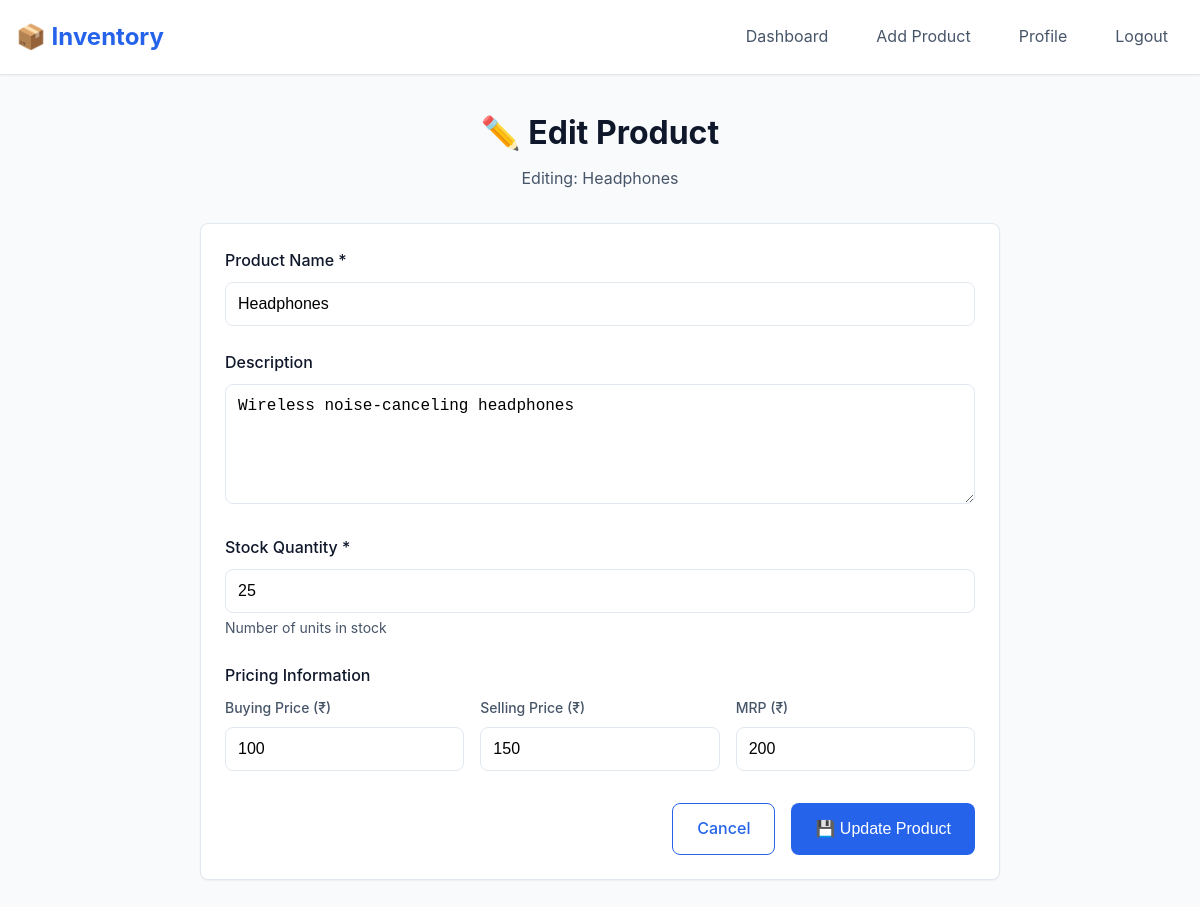
Screenshot of /inventory/product/3/edit (signed in) with the database file from the repository.
### tables this page shows
CREATE TABLE products (
                id INTEGER PRIMARY KEY AUTOINCREMENT,
                user_id INTEGER NOT NULL,
                name TEXT NOT NULL,
                description TEXT,
                quantity INTEGER DEFAULT 0,
                created_at TIMESTAMP DEFAULT CURRENT_TIMESTAMP,
                updated_at TIMESTAMP DEFAULT CURRENT_TIMESTAMP,
                FOREIGN KEY (user_id) REFERENCES users (id) ON DELETE CASCADE
            );

CREATE TABLE product_pricing (
                id INTEGER PRIMARY KEY AUTOINCREMENT,
                product_id INTEGER UNIQUE NOT NULL,
                buying_price DECIMAL(10,2),
                selling_price DECIMAL(10,2),
                mrp DECIMAL(10,2),
                updated_at TIMESTAMP DEFAULT CURRENT_TIMESTAMP,
                FOREIGN KEY (product_id) REFERENCES products (id) ON DELETE CASCADE
            );

### routes/inventory.py (the view, shortened to what this page needs)
@inventory_bp.route('/product/<int:product_id>/edit', methods=['GET', 'POST'])
@login_required
def edit_product(product_id):
    try:
        product = Product.get_by_id(product_id, current_app.config['DATABASE_PATH'])
        if not product or product.user_id != current_user.id:
            flash('Product not found.', 'error')
            return redirect(url_for('inventory.dashboard'))
        product_dict = product.to_dict(database_path=current_app.config['DATABASE_PATH'])
        return render_template('inventory/product_form.html', product=product_dict, edit_mode=True)
    except Exception as e:
        flash('Error editing product. Please try again.', 'error')
        print(f"Product edit error: {e}")
        return redirect(url_for('inventory.dashboard'))

### database.py (called while the page is built)
def get_db_connection(database_path='inventory.db'):
    conn = sqlite3.connect(database_path)
    conn.row_factory = sqlite3.Row  # Enable column access by name
    conn.execute('PRAGMA foreign_keys = ON')
    conn.execute('PRAGMA journal_mode = WAL')
    return conn

### models/product.py (called while the page is built)
    @staticmethod
    def get_by_id(product_id, database_path='inventory.db'):
        conn = get_db_connection(database_path)
        try:
            product_data = conn.execute('''
                SELECT id, user_id, name, description, quantity, created_at, updated_at
                FROM products
                WHERE id = ?
            ''', (product_id,)).fetchone()
            if product_data:
                return Product(
                    id=product_data['id'],
                    user_id=product_data['user_id'],
                    name=product_data['name'],
                    description=product_data['description'],
                    quantity=product_data['quantity'],
                    created_at=product_data['created_at'],
                    updated_at=product_data['updated_at']
                )
            return None
        finally:
            conn.close()

    def get_pricing(self, database_path='inventory.db'):
        conn = get_db_connection(database_path)
        try:
            pricing_data = conn.execute('''
                SELECT buying_price, selling_price, mrp, updated_at
                FROM product_pricing
                WHERE product_id = ?
            ''', (self.id,)).fetchone()
            return dict(pricing_data) if pricing_data else None
        finally:
            conn.close()

    def get_images(self, database_path='inventory.db'):
        conn = get_db_connection(database_path)
        try:
            images = conn.execute('''
                SELECT id, filename, original_name, upload_date
                FROM product_images
                WHERE product_id = ?
                ORDER BY upload_date ASC
            ''', (self.id,)).fetchall()
            return [dict(img) for img in images]
        finally:
            conn.close()

### templates/inventory/product_form.html (shortened to what this page needs)
{% extends "base.html" %}
{% block content %}
<div style="max-width: 800px; margin: 0 auto;">
    <div style="margin-bottom: 2rem; text-align: center;">
        <h1 style="margin: 0; color: var(--text-primary);">
            {% if edit_mode %}
                ✏️ Edit Product
            {% else %}
                ➕ Add New Product
            {% endif %}
        </h1>
        {% if edit_mode and product %}
            <p style="margin: 0.5rem 0 0 0; color: var(--text-secondary);">
                Editing: {{ product.name }}
            </p>
        {% endif %}
    </div>
    <div class="card">
        <div class="card-body">
            <form method="POST" enctype="multipart/form-data" id="productForm">
                <div class="form-group">
                    <label for="name" class="form-label">Product Name *</label>
                    <input type="text"
                           id="name"
                           name="name"
                           class="form-input"
                           value="{{ product.name if edit_mode and product else '' }}"
                           required
                           placeholder="Enter product name"
                           maxlength="255">
                </div>
                <div class="form-group">
                    <label for="description" class="form-label">Description</label>
                    <textarea id="description"
                              name="description"
                              class="form-input form-textarea"
                              placeholder="Enter product description (optional)"
                              rows="4">{{ product.description if edit_mode and product else '' }}</textarea>
                </div>
                <div class="form-group">
                    <label for="quantity" class="form-label">Stock Quantity *</label>
                    <input type="number"
                           id="quantity"
                           name="quantity"
                           class="form-input"
                           min="0"
                           step="1"
                           value="{{ product.quantity if edit_mode and product else '0' }}"
                           required
                           placeholder="Enter stock quantity">
                    <small style="color: var(--text-secondary); font-size: 0.875rem; margin-top: 0.25rem; display: block;">
                        Number of units in stock
                    </small>
                </div>
                <div class="form-group">
                    <label class="form-label">Pricing Information</label>
                    <div class="grid grid-cols-1" style="grid-template-columns: repeat(auto-fit, minmax(200px, 1fr)); gap: 1rem;">
                        <div>
                            <label for="buying_price" class="form-label" style="font-size: 0.875rem; color: var(--text-secondary);">
                                Buying Price (₹)
                            </label>
                            <input type="number"
                                   id="buying_price"
                                   name="buying_price"
                                   class="form-input"
                                   step="0.01"
                                   min="0"
                                   value="{{ product.pricing.buying_price if edit_mode and product and product.pricing else '' }}"
                                   placeholder="0.00">
                        </div>
                        <div>
                            <label for="selling_price" class="form-label" style="font-size: 0.875rem; color: var(--text-secondary);">
                                Selling Price (₹)
                            </label>
                            <input type="number"
                                   id="selling_price"
                                   name="selling_price"
                                   class="form-input"
                                   step="0.01"
                                   min="0"
                                   value="{{ product.pricing.selling_price if edit_mode and product and product.pricing else '' }}"
                                   placeholder="0.00">
                        </div>
                        <div>
                            <label for="mrp" class="form-label" style="font-size: 0.875rem; color: var(--text-secondary);">
                                MRP (₹)
                            </label>
                            <input type="number"
                                   id="mrp"
                                   name="mrp"
                                   class="form-input"
                                   step="0.01"
                                   min="0"
                                   value="{{ product.pricing.mrp if edit_mode and product and product.pricing else '' }}"
                                   placeholder="0.00">
                        </div>
                    </div>
                </div>
                <div style="display: flex; gap: 1rem; justify-content: flex-end; margin-top: 2rem;">
                    <a href="{{ url_for('inventory.dashboard') }}" class="btn btn-outline">
                        Cancel
                    </a>
                    <button type="submit" class="btn btn-primary" id="submitBtn">
                        {% if edit_mode %}
                            💾 Update Product
                        {% else %}
                            ➕ Create Product
                        {% endif %}
                    </button>
                </div>
            </form>
        </div>
    </div>
</div>
{% endblock %}

### templates/base.html (style rules this page uses)
* { margin: 0; padding: 0; box-sizing: border-box; }
:root { --primary-color: #2563eb; --primary-dark: #1d4ed8; --secondary-color: #64748b; --success-color: #059669; --warning-color: #d97706; --error-color: #dc2626; --background-color: #f8fafc; --surface-color: #ffffff; --text-primary: #0f172a; --text-secondary: #475569; --border-color: #e2e8f0; --shadow-sm: 0 1px 2px 0 rgb(0 0 0 / 0.05); --shadow-md: 0 4px 6px -1px rgb(0 0 0 / 0.1); --border-radius: 0.5rem; --transition: all 0.2s ease-in-out; }
body { font-family: -apple-system, BlinkMacSystemFont, 'Segoe UI', Roboto, sans-serif; background-color: var(--background-color); color: var(--text-primary); line-height: 1.6; min-height: 100vh; }
.form-group { margin-bottom: 1.5rem; }
.form-label { display: block; margin-bottom: 0.5rem; font-weight: 500; color: var(--text-primary); }
.form-input { width: 100%; padding: 0.75rem; border: 1px solid var(--border-color); border-radius: var(--border-radius); font-size: 1rem; transition: var(--transition); background-color: var(--surface-color); }
.form-textarea { min-height: 120px; resize: vertical; }
.btn { display: inline-flex; align-items: center; justify-content: center; padding: 0.75rem 1.5rem; font-size: 1rem; font-weight: 500; border: none; border-radius: var(--border-radius); cursor: pointer; text-decoration: none; transition: var(--transition); gap: 0.5rem; }
.btn-primary { background-color: var(--primary-color); color: white; }
.btn-outline { background-color: transparent; color: var(--primary-color); border: 1px solid var(--primary-color); }
.card { background: var(--surface-color); border-radius: var(--border-radius); box-shadow: var(--shadow-sm); border: 1px solid var(--border-color); overflow: hidden; }
.card-body { padding: 1.5rem; }
.grid { display: grid; gap: 1.5rem; }
.grid-cols-1 { grid-template-columns: repeat(1, 1fr); }

### rows the page displays
products: name "Headphones", description "Wireless noise-canceling headphones", quantity "25"
product_pricing: buying_price "100", selling_price "150", mrp "200"
